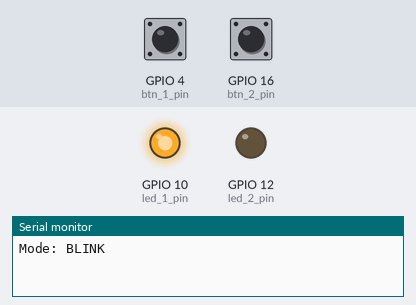
A program run on a simulated ESP32-S3. Shown: output pins drawn as LEDs (lit = HIGH), the last lines printed to the serial monitor. Dashed ring = blinking. The inputs (shaded band) are chosen by the test bench; at power-on: GPIO 4 (btn_1_pin) LOW, GPIO 16 (btn_2_pin) LOW.

Above: at 1.2 s.
1.3 s: GPIO 4 (btn_1_pin) pulled HIGH for 1 s
At 3.3 s:
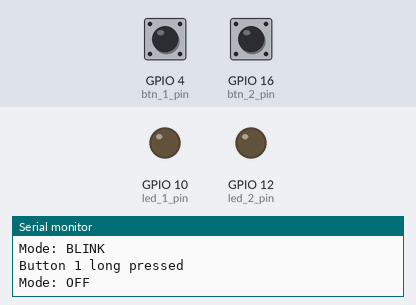
3.8 s: GPIO 16 (btn_2_pin) pulled HIGH for 0.15 s
At 4.8 s:
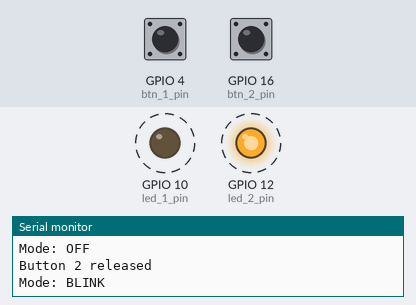
6.8 s: GPIO 4 (btn_1_pin) pulled HIGH for 0.15 s
9.8 s: GPIO 4 (btn_1_pin) pulled HIGH for 3.2 s
At 10.41 s:
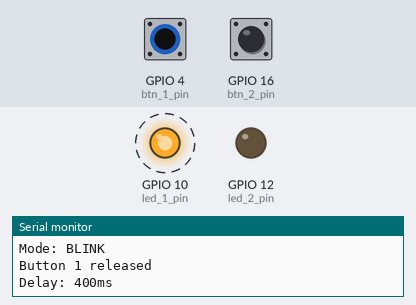
Timing chart, 0 to 14.5 s (numbered marks = the images above; inputs shaded):
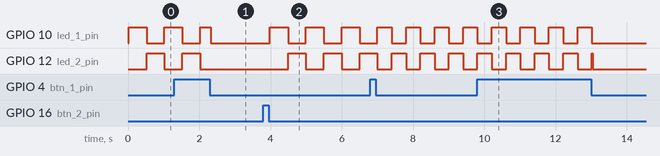

Measured:
- after the input at 1.3 s, GPIO 12 (led_2_pin): goes on until 2.0 s, then stays LOW
- after the input at 3.8 s, GPIO 10 (led_1_pin): alternates HIGH for 0.50 s and LOW for 0.50 s, starting after 0.17 s; GPIO 12 (led_2_pin): alternates HIGH for 0.50 s and LOW for 0.50 s, starting after 0.69 s
- after the input at 9.8 s, GPIO 10 (led_1_pin): goes on until 13.0 s, then stays LOW

The program:

main.cpp
```cpp
/*
Two-Button LED Mode Controller

Two LEDs are controlled by two buttons:
- Short press BTN1: decrease blink delay in BLINK mode, or return to BLINK from ON/OFF.
- Short press BTN2: increase blink delay in BLINK mode, or return to BLINK from ON/OFF.
- Press both buttons together: switch LEDs to always ON.
- Long press BTN1 or BTN2: switch LEDs to always OFF.

In BLINK mode, LEDs alternate (LED1 -> LED2 -> LED1 ...) using a configurable delay.
*/

#include <Arduino.h>

// Output pins for LEDs.
const uint8_t led_1_pin = 10;
const uint8_t led_2_pin = 12;

// Input pins for buttons.
const uint8_t btn_1_pin = 4;
const uint8_t btn_2_pin = 16;

// Blink delay tuning parameters.
const uint16_t blink_delay_step_ms = 100;
const uint16_t min_blink_delay_ms = 100;
const uint16_t max_blink_delay_ms = 1000;

// Press duration that separates short and long button actions.
const uint16_t long_press_threshold_ms = 1000;

// Raw states of both buttons.
struct BtnStates
{
  bool btn_1;
  bool btn_2;

  bool operator==(const BtnStates &other) const
  {
    return btn_1 == other.btn_1 && btn_2 == other.btn_2;
  }
};

// Current state classification of the two buttons together.
enum BtnsState
{
  BTN_1_HELD,
  BTN_2_HELD,
  BOTH_HELD,
  NONE_HELD
};

// Discrete actions produced when buttons are released.
enum BtnAction
{
  NONE,
  BTN_1,
  BTN_1_LONG,
  BTN_2,
  BTN_2_LONG,
  BOTH
};

// High-level operating modes of LEDs.
enum LEDsMode
{
  BLINK,
  ON,
  OFF
};

// Active LED in blink alternation.
enum BlinkState
{
  LED_1_ON,
  LED_2_ON
};

// Full state container for LED control logic.
struct LEDsState
{
  LEDsMode mode;
  BlinkState blink_state;
  uint16_t blink_delay_ms;
  uint64_t last_blink_time_ms;
};

uint64_t espMillis()
{
  return esp_timer_get_time() / 1000;
}

// Returns true when duration has elapsed since start_time_ms.
bool timePassed(uint64_t start_time_ms, uint16_t duration_ms)
{
  return espMillis() - start_time_ms >= duration_ms;
}

// Read and debounce buttons: accept state only when two reads match.
BtnStates readBtnStates()
{
  // Last stable state is reused if the current sample pair is inconsistent.
  static BtnStates prev_states = {false, false};

  BtnStates read_states_1 = {digitalRead(btn_1_pin) == HIGH, digitalRead(btn_2_pin) == HIGH};

  delay(20);

  BtnStates read_states_2 = {digitalRead(btn_1_pin) == HIGH, digitalRead(btn_2_pin) == HIGH};

  if (read_states_1 == read_states_2)
  {
    prev_states = read_states_1;
  }

  return prev_states;
}

// Translate raw button states into a held-state.
BtnsState readBtnsState(BtnsState prev_btns_state)
{
  BtnsState btns_state;

  BtnStates btn_states = readBtnStates();

  if (btn_states.btn_1 && btn_states.btn_2)
  {
    btns_state = BOTH_HELD;
  }
  // Keep BOTH_HELD latched until both buttons are released.
  else if (prev_btns_state == BOTH_HELD && (btn_states.btn_1 || btn_states.btn_2))
  {
    btns_state = BOTH_HELD;
  }
  else if (btn_states.btn_1)
  {
    btns_state = BTN_1_HELD;
  }
  else if (btn_states.btn_2)
  {
    btns_state = BTN_2_HELD;
  }
  else
  {
    btns_state = NONE_HELD;
  }

  return btns_state;
}

// Convert held-state transitions into one-shot actions on release.
BtnAction readBtnsAction()
{
  // Persistent state between loop() iterations.
  static BtnsState prev_btns_state = NONE_HELD;
  static uint32_t press_time_ms = 0;

  BtnsState btns_state = readBtnsState(prev_btns_state);

  if (prev_btns_state == NONE_HELD && btns_state != NONE_HELD)
  {
    // Start press timing at the moment any button becomes held.
    press_time_ms = espMillis();
  }

  BtnAction action = NONE;

  if (btns_state == NONE_HELD)
  {
    // Action is emitted only once, when buttons are released.
    if (prev_btns_state == BOTH_HELD)
    {
      action = BOTH;
    }
    else if (prev_btns_state == BTN_1_HELD)
    {
      action = timePassed(press_time_ms, long_press_threshold_ms) ? BTN_1_LONG : BTN_1;
    }
    else if (prev_btns_state == BTN_2_HELD)
    {
      action = timePassed(press_time_ms, long_press_threshold_ms) ? BTN_2_LONG : BTN_2;
    }
  }

  prev_btns_state = btns_state;

  return action;
}

// Increase/decrease blink delay with clamping to configured bounds.
LEDsState changeBlinkDelay(LEDsState leds_state, bool increase)
{
  if (increase)
  {
    leds_state.blink_delay_ms += blink_delay_step_ms;
    if (leds_state.blink_delay_ms > max_blink_delay_ms)
    {
      leds_state.blink_delay_ms = max_blink_delay_ms;
    }
    else
    {
      Serial.printf("Delay: %dms\n", leds_state.blink_delay_ms);
    }
  }
  else
  {
    leds_state.blink_delay_ms -= blink_delay_step_ms;
    if (leds_state.blink_delay_ms < min_blink_delay_ms)
    {
      leds_state.blink_delay_ms = min_blink_delay_ms;
    }
    else
    {
      Serial.printf("Delay: %dms\n", leds_state.blink_delay_ms);
    }
  }

  return leds_state;
}

// Enter BLINK mode and restart blink alternation timing.
LEDsState initBlinkMode(LEDsState leds_state)
{
  leds_state.mode = BLINK;
  leds_state.blink_state = LED_1_ON;
  leds_state.last_blink_time_ms = espMillis();
  Serial.println("Mode: BLINK");

  return leds_state;
}

// Overload to enter BLINK mode with an explicit delay value.
LEDsState initBlinkMode(LEDsState leds_state, uint16_t blink_delay_ms)
{
  leds_state = initBlinkMode(leds_state);
  leds_state.blink_delay_ms = blink_delay_ms;

  return leds_state;
}

// Enter ON mode.
LEDsState initOnMode(LEDsState leds_state)
{
  leds_state.mode = ON;
  Serial.println("Mode: ON");

  return leds_state;
}

// Enter OFF mode.
LEDsState initOffMode(LEDsState leds_state)
{
  leds_state.mode = OFF;
  Serial.println("Mode: OFF");

  return leds_state;
}

// Get LEDs state for the next iteration.
LEDsState nextLEDsState(LEDsState leds_state)
{
  // Advance blink state when enough time has elapsed.
  if (leds_state.mode == BLINK && timePassed(leds_state.last_blink_time_ms, leds_state.blink_delay_ms))
  {
    // Toggle active LED: LED1 <-> LED2.
    leds_state.blink_state = (leds_state.blink_state == LED_1_ON) ? LED_2_ON : LED_1_ON;
    leds_state.last_blink_time_ms = espMillis();
  }

  return leds_state;
}

// Apply BLINK sub-state to physical pins.
void setBlinkState(BlinkState state)
{
  digitalWrite(led_1_pin, state == LED_1_ON);
  digitalWrite(led_2_pin, state == LED_2_ON);
}

// Apply high-level LED state to hardware outputs.
void setLEDsState(LEDsState leds_state)
{
  switch (leds_state.mode)
  {
  case BLINK:
    setBlinkState(leds_state.blink_state);
    break;
  case ON:
    digitalWrite(led_1_pin, HIGH);
    digitalWrite(led_2_pin, HIGH);
    break;
  case OFF:
    digitalWrite(led_1_pin, LOW);
    digitalWrite(led_2_pin, LOW);
    break;
  }
}

// Global runtime state used by setup() and loop().
LEDsState leds_state;

void setup()
{
  Serial.begin(115200);

  pinMode(led_1_pin, OUTPUT);
  pinMode(led_2_pin, OUTPUT);

  pinMode(btn_1_pin, INPUT_PULLDOWN);
  pinMode(btn_2_pin, INPUT_PULLDOWN);

  // Start in BLINK mode with a medium delay.
  leds_state = initBlinkMode(leds_state, 500);
}

void loop()
{
  // Handle one-shot button actions and adjust mode/timing state.
  switch (readBtnsAction())
  {
  case BTN_1:
    Serial.println("Button 1 released");
    if (leds_state.mode == BLINK)
    {
      leds_state = changeBlinkDelay(leds_state, false);
    }
    else
    {
      leds_state = initBlinkMode(leds_state);
    }
    break;
  case BTN_2:
    Serial.println("Button 2 released");
    if (leds_state.mode == BLINK)
    {
      leds_state = changeBlinkDelay(leds_state, true);
    }
    else
    {
      leds_state = initBlinkMode(leds_state);
    }
    break;
  case BOTH:
    Serial.println("Both buttons released");
    leds_state = initOnMode(leds_state);
    break;
  case BTN_1_LONG:
    Serial.println("Button 1 long pressed");
    leds_state = initOffMode(leds_state);
    break;
  case BTN_2_LONG:
    Serial.println("Button 2 long pressed");
    leds_state = initOffMode(leds_state);
    break;
  case NONE:
    break;
  }

  // Push state to outputs first, then update timed blink transition.
  setLEDsState(leds_state);

  leds_state = nextLEDsState(leds_state);
}
```
